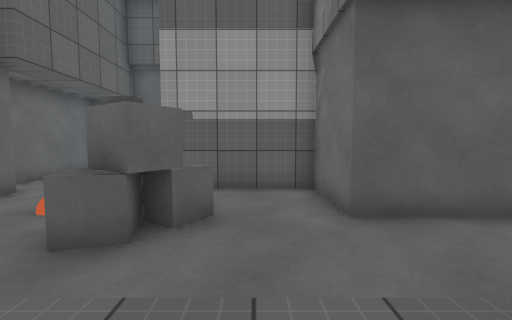
View 1 (above)

14 first-person views from a walk through a scene from a Unity 3-D project. The camera is 1.2 m above the floor, tilts 4° down and sees 90° across. The floor is counted in squares, 1 m on a side. Each view is taken from the middle of a square. On the plan, view 1 faces up. The plan holds only what a view shows up to about 12 squares ahead; the rest is blank. The place goes on beyond the plan. The player character is not drawn. Door leaves are left out, so doorways stand open. Surface patterns are stand-ins for the level's own textures.

View 2
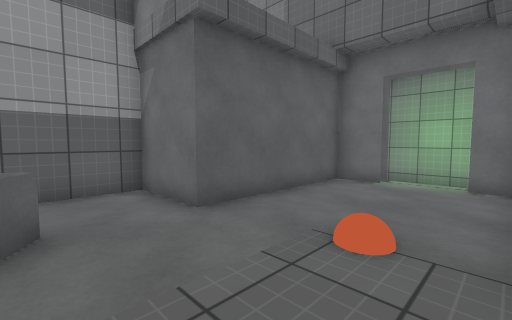

View 3
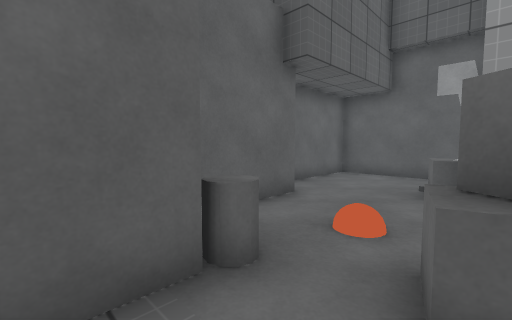

View 4
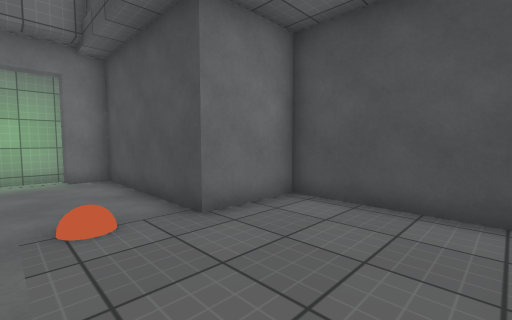

View 5
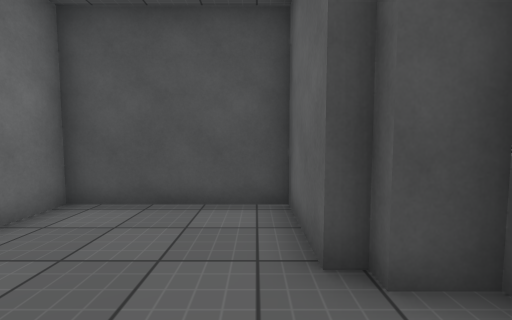

View 6
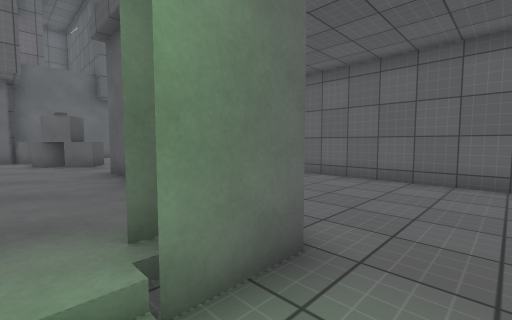

View 7
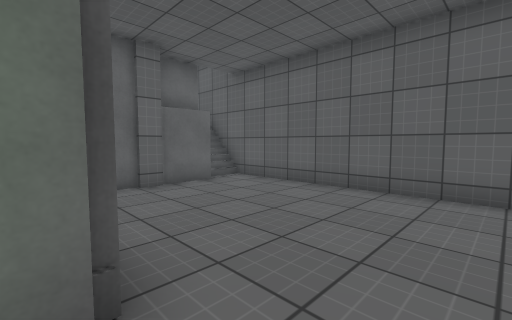

View 8
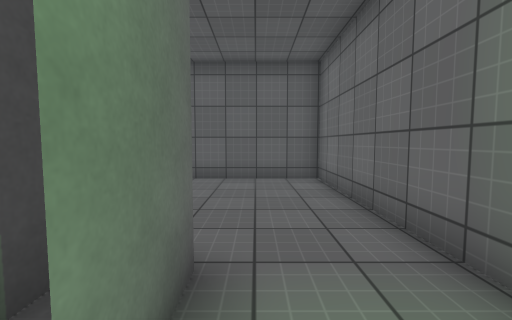

View 9
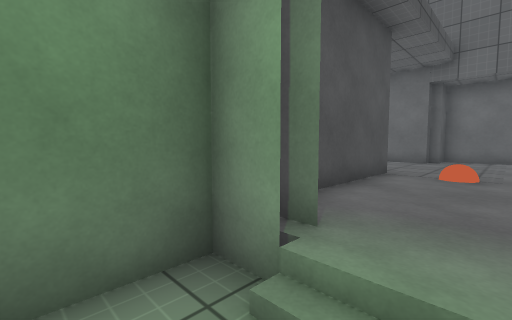

View 10
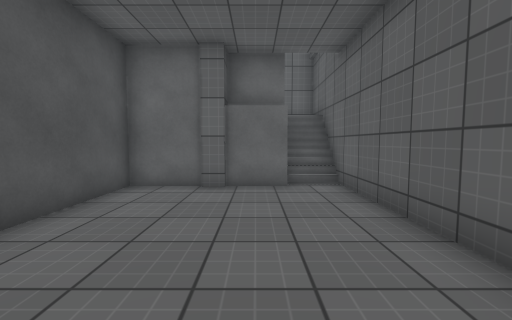

View 11
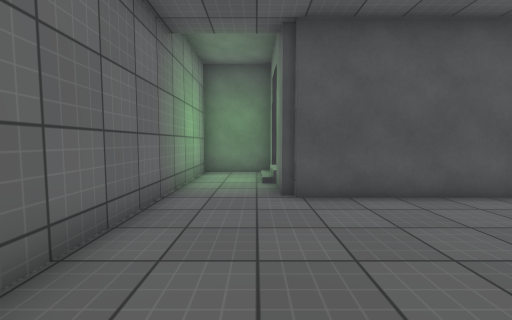

View 12
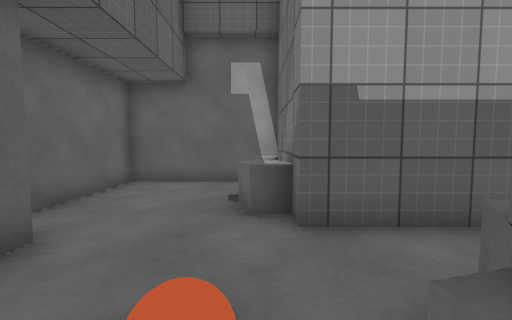

View 13
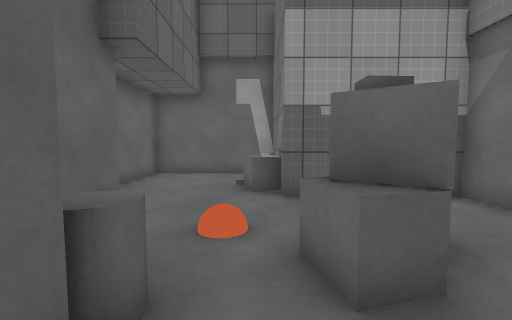

View 14
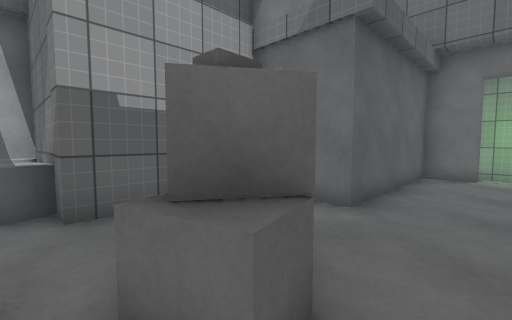

### Floor plan
Key: @ floor where view 1 was taken; # wall or solid block; . main floor; : floor 0.25 m higher than the main floor; - floor 0.5 m lower than the main floor; / step, stairs or slope; D open door; = window, fence, low wall or low ledge; ^ raised ledge.
Columns run from 7 left of view 1 to 10 right of it. Each row starts with its distance up from view 1.
 11 ##################
 10 #...=# //--------#
  9 #....#  //-------#
  8 #...^#  //-------#
  7 #...^#####-------#
  6  #.......#-------#
  5  #....=..#-------#
  4  #..=##..######--#
  3  #==.##.......D--#
  2  ###..........D--#
  1    #.....:....D--#
  0    ##..@.#########
 -1     #....#
 -2     #....#
 -3     ######

Where each view was taken, in squares from view 1:
view 1: 0 up, 0 right, facing up
view 2: 0 up, 1 left, facing up-right
view 3: 1 up, 2 left, facing up-left
view 4: 2 up, 2 left, facing down-right
view 5: 2 up, 2 left, facing down
view 6: 2 up, 9 right, facing up-left
view 7: 4 up, 9 right, facing up-left
view 8: 2 up, 8 right, facing up
view 9: 2 up, 9 right, facing down-left
view 10: 8 up, 9 right, facing left
view 11: 10 up, 8 right, facing down
view 12: 3 up, 3 left, facing up
view 13: 1 up, 3 left, facing up
view 14: 2 up, 3 left, facing up-right
